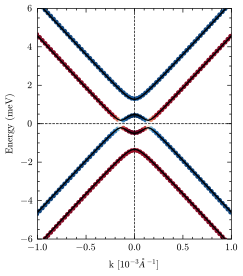

Reproduce this figure in Python.
"""Compare reference proximity_band.py folding with supercell.py."""

import numpy as np
import sys
from qe_defect_sternheimer.model.supercell import build_supercell_hamiltonian
from qe_defect_sternheimer import DefectSystem

# ── Load data ──────────────────────────────────────────────────────
data = np.load("elements.npz")
V = data["V_direct"] + data["V_correction"]
E_dis = data["E_dis"]
u_mat = data["u_mat"]


defect = DefectSystem(outdir="data", prefix="defect")
defect._load_band_structure()

# ── supercell.py (3D, matching notebook usage) ─────────────────────
H_sc, R_sc_arr, subcells = build_supercell_hamiltonian(
    V_kk=V,
    E_dis=E_dis,
    u_mat=u_mat,
    grid_shape=(24, 24, 1),
    M=np.diag([4, 4, 1]),
    nspin=2,
    fermi=defect.fermi,
)

# ── Compare band structure at path k-points ────────────────────────
from ase.units import Hartree, Bohr

nk_path = 120
K = np.array([-1 / 3, 1 / 3, 0])
M_pt = np.array([-0.5, 0, 0])
cell = defect.atoms.cell
path = cell.bandpath(
    "MKG",
    npoints=nk_path,
    special_points={
        "G": 0.004 * np.array([0, 0, 0]) + 0.996 * K,
        "M": 0.008 * M_pt + 0.992 * K,
        "K": K,
    },
)

sz = np.zeros((4, 4, 4, 4, 2, 2, 2, 2), dtype=np.complex128)
for i in range(4):
    for j in range(4):
        for s, spin in enumerate([1, -1]):
            for n in range(2):
                sz[i, j, i, j, s, n, s, n] = spin
sz = sz.transpose((0, 1, 4, 5, 2, 3, 6, 7)).reshape((64, 64))

# supercell.py: eigenvalues
phase_sc = np.exp(2j * np.pi * path.kpts @ R_sc_arr.T)
H_k_sc = np.einsum("kR,Rab->kab", phase_sc, H_sc, optimize=True)
E_sc, U_sc = np.linalg.eigh(H_k_sc)
E_sc *= Hartree
S_sc = np.einsum("kan,ab,kbn->kn", U_sc.conj(), sz, U_sc, optimize=True)

# ── DFT reference band structure ───────────────────────────────────
E_dft = Hartree * (defect.eigenvalues - defect.fermi)

# ── Plot ───────────────────────────────────────────────────────────
import matplotlib.pyplot as plt
import scienceplots

plt.style.use(["science", "nature", "no-latex"])

x, x_ticks, x_tick_labels = path.get_linear_kpoint_axis()

plt.figure(figsize=(2.5, 3))
for i in range(30, 34):
    plt.scatter(
        1e3 * (x - x_ticks[1]),
        1e3 * E_sc[:, i] - 1.1,
        s=6,
        c=S_sc[:, i].real,
        cmap="RdBu",
        vmin=-1,
        vmax=1,
    )
plt.plot(
    1e3 * (x - x_ticks[1]),
    1e3 * Hartree * (defect.eigenvalues - defect.fermi) - 3.35,
    c="k",
    lw=1,
    label="Full DFT",
)
plt.ylim(-6, 6)
plt.xlim(-1, 1)
plt.ylabel("Energy (meV)")
plt.xlabel(r"k [$10^{-3} \AA^{-1}$]")
plt.axhline(0, c="k", ls="--", lw=0.5)
plt.axvline(0, c="k", ls="--", lw=0.5)
plt.savefig("proximity_band.pdf", dpi=300)
